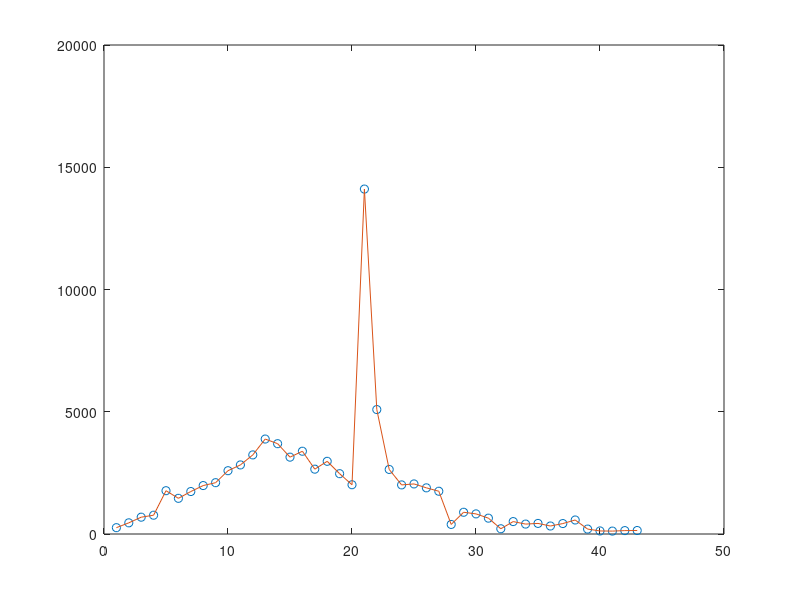
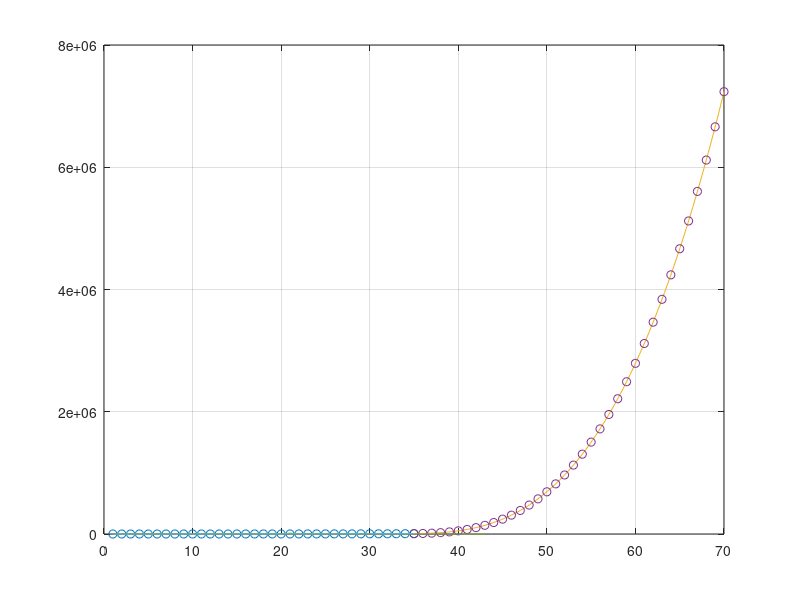

Write the MATLAB code that produced these figures, in order.
cDRC = [259 457 688 769 1771 1459 1737 1981 2099 2589 2825 3235 3884 3694 3143 3385 2652 2973 2467 2015 14108 5090 2641 2008 2048 1888 1749 391 889 823 648 214 508 406 433 327 427 573 202 125 119 139 143];
cx = 1:1:size(cDRC, 2);
cxx = 1:1:size(cDRC, 2);
cyy = spline(cx, cDRC, cxx);
figure;
plot(cx,cDRC,'o',cxx,cyy);

rDRC = [30 21 33 52 54 53 61 71 57 163 182 196 228 270 302 501 440 771 601 582 658 954 1154 1175 1459 1786 1667 2186 2558 2774 3388 3448 4070 4785 6060];
rx = 1:1:size(rDRC, 2);
rxx = 1:1:size(rDRC, 2);
ryy = spline(rx, rDRC, rxx);
figure;
plot(rx,rDRC,'o',rxx,ryy);

exppt = size(rDRC, 2):1:size(rDRC, 2)*2
expls = linspace(size(rDRC, 2), size(rDRC, 2)*2, 100);
fs = spline(rx,rDRC);

hold on;
plot(expls, ppval(fs, expls),'-', exppt, ppval(fs, exppt), 'o');
grid on;


plot(cxx,cyy,rxx,ryy);
grid on;